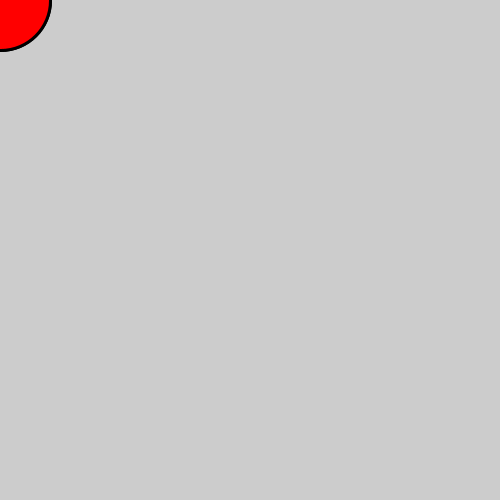
Frame 1 (no input)
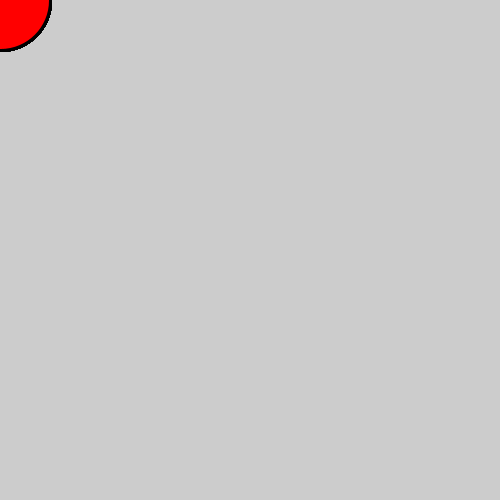
Frame 60 (the mouse pressed at the canvas centre just before this capture)
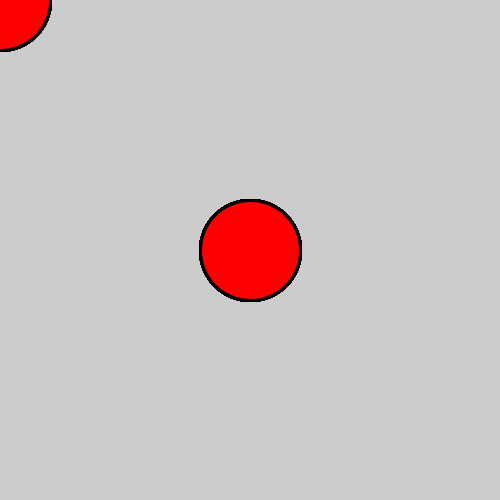
Frame 120 (the mouse held since frame 60 and released just before this capture)

The Processing sketch that drew these frames (run headless with seeded random() and noise(); from frame 60 on, the mouse is pressed at the canvas centre):

// Processing sketch: en_cours_2_methode
// ── en_cours_2_methode.pde
void setup() {
  size(500,500);
}

void draw() {
  if(bg_is) background(0);
  forme(mouseX,mouseY,100);
  forme(mouseY,mouseX,100);
}

boolean bg_is;
void keyPressed() {
  if(key == 'b') {
    bg_is = !bg_is;
  } 
}

void forme(int x, int y, float size) {
  fill(255,0,0);
  stroke(0);
  strokeWeight(3);
  ellipse(x,y,size,size);
}
